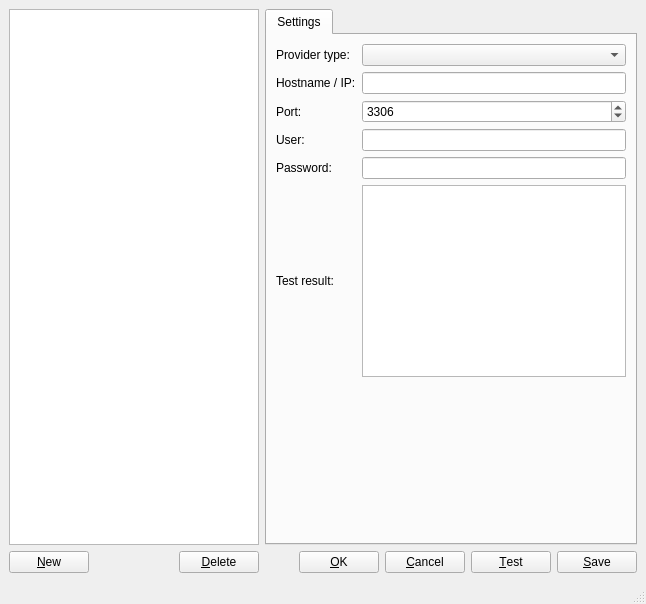
<?xml version="1.0" encoding="UTF-8"?>
<ui version="4.0">
 <class>MainWindow</class>
 <widget class="QMainWindow" name="MainWindow">
  <property name="geometry">
   <rect>
    <x>0</x>
    <y>0</y>
    <width>646</width>
    <height>604</height>
   </rect>
  </property>
  <property name="windowTitle">
   <string>Provider Manager</string>
  </property>
  <widget class="QWidget" name="centralwidget">
   <layout class="QHBoxLayout" name="horizontalLayout_4">
    <item>
     <layout class="QVBoxLayout" name="verticalLayout_2">
      <item>
       <widget class="QTreeView" name="tree_view">
        <property name="enabled">
         <bool>true</bool>
        </property>
        <property name="sizePolicy">
         <sizepolicy hsizetype="Expanding" vsizetype="Expanding">
          <horstretch>0</horstretch>
          <verstretch>0</verstretch>
         </sizepolicy>
        </property>
       </widget>
      </item>
      <item>
       <layout class="QHBoxLayout" name="horizontalLayout_3">
        <item>
         <widget class="QPushButton" name="new_button">
          <property name="text">
           <string>&amp;New</string>
          </property>
         </widget>
        </item>
        <item>
         <spacer name="horizontalSpacer">
          <property name="orientation">
           <enum>Qt::Horizontal</enum>
          </property>
          <property name="sizeHint" stdset="0">
           <size>
            <width>40</width>
            <height>20</height>
           </size>
          </property>
         </spacer>
        </item>
        <item>
         <widget class="QPushButton" name="delete_button">
          <property name="text">
           <string>&amp;Delete</string>
          </property>
         </widget>
        </item>
       </layout>
      </item>
     </layout>
    </item>
    <item>
     <layout class="QVBoxLayout" name="verticalLayout">
      <item>
       <widget class="QTabWidget" name="tabWidget">
        <property name="currentIndex">
         <number>0</number>
        </property>
        <widget class="QWidget" name="settings_tab">
         <attribute name="title">
          <string>Settings</string>
         </attribute>
         <layout class="QHBoxLayout" name="horizontalLayout_2">
          <item>
           <layout class="QGridLayout" name="settings_grid">
            <item row="6" column="0">
             <spacer name="verticalSpacer">
              <property name="orientation">
               <enum>Qt::Vertical</enum>
              </property>
              <property name="sizeHint" stdset="0">
               <size>
                <width>20</width>
                <height>40</height>
               </size>
              </property>
             </spacer>
            </item>
            <item row="3" column="0">
             <widget class="QLabel" name="user_label">
              <property name="text">
               <string>User:</string>
              </property>
             </widget>
            </item>
            <item row="0" column="0">
             <widget class="QLabel" name="type_label">
              <property name="text">
               <string>Provider type:</string>
              </property>
             </widget>
            </item>
            <item row="1" column="0">
             <widget class="QLabel" name="host_label">
              <property name="text">
               <string>Hostname / IP:</string>
              </property>
             </widget>
            </item>
            <item row="4" column="1">
             <widget class="QLineEdit" name="password_edit">
              <property name="echoMode">
               <enum>QLineEdit::PasswordEchoOnEdit</enum>
              </property>
             </widget>
            </item>
            <item row="4" column="0">
             <widget class="QLabel" name="password_label">
              <property name="text">
               <string>Password:</string>
              </property>
             </widget>
            </item>
            <item row="2" column="0">
             <widget class="QLabel" name="port_label">
              <property name="text">
               <string>Port:</string>
              </property>
             </widget>
            </item>
            <item row="1" column="1">
             <widget class="QLineEdit" name="hostname_edit"/>
            </item>
            <item row="0" column="1">
             <widget class="QComboBox" name="type_combo">
              <item>
               <property name="text">
                <string/>
               </property>
              </item>
              <item>
               <property name="text">
                <string>Demo Provider</string>
               </property>
              </item>
             </widget>
            </item>
            <item row="2" column="1">
             <widget class="QSpinBox" name="port_spin">
              <property name="maximum">
               <number>65535</number>
              </property>
              <property name="value">
               <number>3306</number>
              </property>
             </widget>
            </item>
            <item row="3" column="1">
             <widget class="QLineEdit" name="user_edit"/>
            </item>
            <item row="5" column="0">
             <widget class="QLabel" name="result_label">
              <property name="text">
               <string>Test result:</string>
              </property>
             </widget>
            </item>
            <item row="5" column="1">
             <widget class="QPlainTextEdit" name="result_edit"/>
            </item>
           </layout>
          </item>
         </layout>
        </widget>
       </widget>
      </item>
      <item>
       <layout class="QHBoxLayout" name="horizontalLayout">
        <item>
         <spacer name="horizontalSpacer_2">
          <property name="orientation">
           <enum>Qt::Horizontal</enum>
          </property>
          <property name="sizeHint" stdset="0">
           <size>
            <width>40</width>
            <height>20</height>
           </size>
          </property>
         </spacer>
        </item>
        <item>
         <widget class="QPushButton" name="ok_button">
          <property name="text">
           <string>&amp;OK</string>
          </property>
          <property name="default">
           <bool>false</bool>
          </property>
          <property name="flat">
           <bool>false</bool>
          </property>
         </widget>
        </item>
        <item>
         <widget class="QPushButton" name="cancel_button">
          <property name="text">
           <string>&amp;Cancel</string>
          </property>
         </widget>
        </item>
        <item>
         <widget class="QPushButton" name="test_button">
          <property name="text">
           <string>&amp;Test</string>
          </property>
         </widget>
        </item>
        <item>
         <widget class="QPushButton" name="save_button">
          <property name="text">
           <string>&amp;Save</string>
          </property>
         </widget>
        </item>
       </layout>
      </item>
     </layout>
    </item>
   </layout>
  </widget>
  <widget class="QStatusBar" name="statusbar"/>
 </widget>
 <tabstops>
  <tabstop>tree_view</tabstop>
  <tabstop>type_combo</tabstop>
  <tabstop>hostname_edit</tabstop>
  <tabstop>port_spin</tabstop>
  <tabstop>user_edit</tabstop>
  <tabstop>password_edit</tabstop>
  <tabstop>ok_button</tabstop>
  <tabstop>cancel_button</tabstop>
  <tabstop>test_button</tabstop>
  <tabstop>save_button</tabstop>
  <tabstop>new_button</tabstop>
  <tabstop>delete_button</tabstop>
  <tabstop>tabWidget</tabstop>
  <tabstop>result_edit</tabstop>
 </tabstops>
 <resources/>
 <connections/>
</ui>
